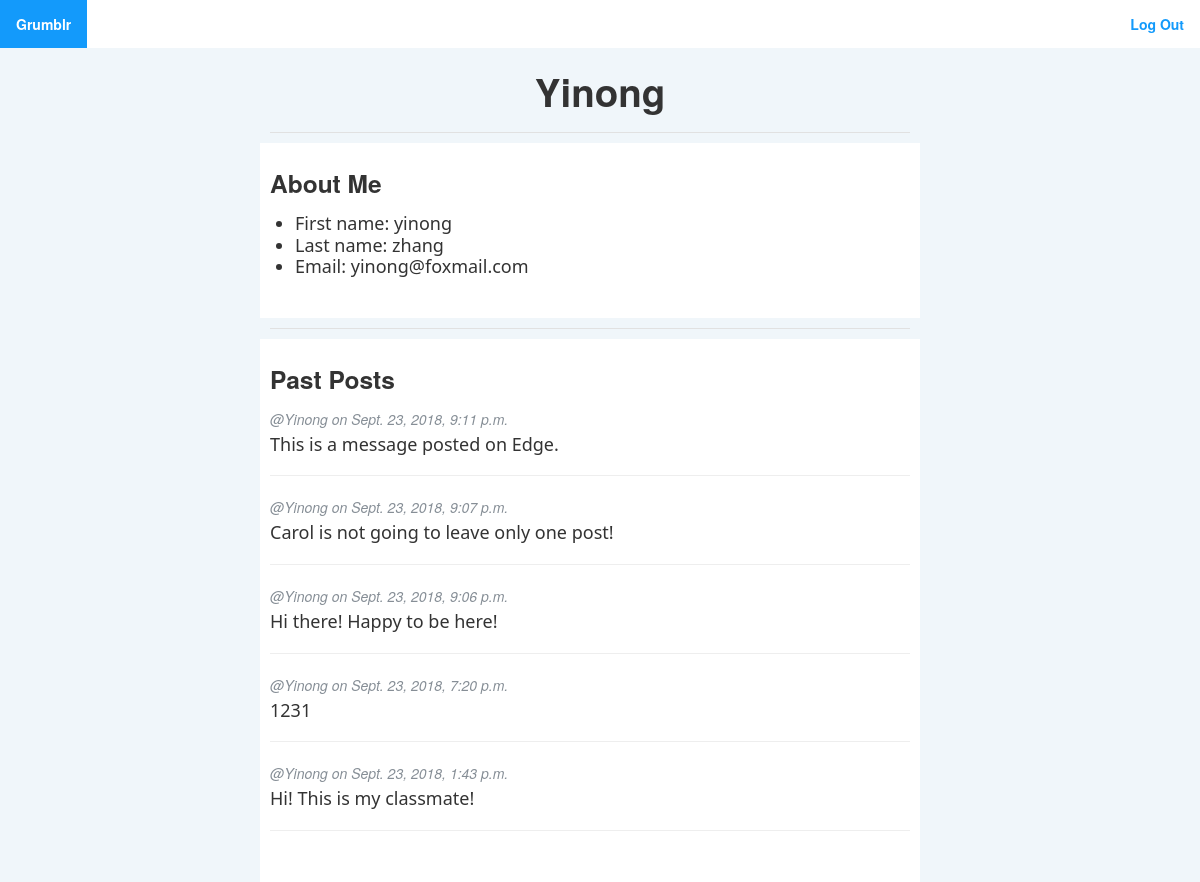
The app's page /profile/Yinong/ (signed in) with its own data.
### grumblr/models.py (models this page shows, shortened)
class Post(models.Model):
    body = models.CharField(max_length=42)
    author = models.ForeignKey(User, on_delete=models.CASCADE, default=2)
    pub_date = models.DateTimeField('date published')

### grumblr/views.py (the view)
# urls.py: path('profile/<username>/', views.profile, name='profile'),
@login_required
def profile(request, username):
    user = User.objects.get(username = username)
    personal_stream = Post.objects.filter(author = user).order_by('-pub_date')[:5]
    context = {
        "user": user,
        "personal_stream": personal_stream
    }
    return render(request, 'grumblr/profile.html', context)

### grumblr/templates/grumblr/profile.html (shortened to what this page needs)
<!DOCTYPE html>
<html lang="en">
<head>
    {% load static %}
    <link href="{% static '/grumblr/vendor/bootstrap/css/bootstrap.min.css' %}" rel="stylesheet">
    <link rel="stylesheet" type="text/css" href="{% static '/grumblr/css/grumblr.css' %}">
</head>
<body>
<ul     class="mynav">
    <li class="mynav" style="float: left;"> <a href="{% url 'grumblr:home' %}">Grumblr</a></li>
    <li class="mynav" style="float: right;"><a href="{% url 'grumblr:logout' %}">Log Out</a></li>
</ul>
<header class="bg-primary text-white">
    <div class="col-lg-6 max-auto container text-center">
        <h1>{{ user.username }}</h1>
    </div>
</header>
<div class="container">
    <div class="row">
        <div class="col-lg-8 mx-auto">
            <hr class="myhr"/>
        </div>
    </div>
</div>
<section id="info">
    <div class="container">
        <div class="row">
            <div class="col-lg-8 mx-auto" style="background-color: #FFFFFF; border: #FFFFFF solid 10px; border-bottom: #FFFFFF solid 30px">
                <h3>About Me</h3>
                    <ul class="mynormfont">
                        <li>First name:     {{ user.first_name }}   </li>
                        <li>Last name:      {{ user.last_name }}    </li>
                        <li>Email:          {{ user.email }}        </li>
                    </ul>
            </div>
        </div>
    </div>
</section>
<div class="container">
    <div class="row">
        <div class="col-lg-8 mx-auto">
            <hr class="myhr"/>
        </div>
    </div>
</div>
<section id="post">
    <div class="container">
        <div class="row">
            <div class="col-lg-8 mx-auto" style="background-color: #FFFFFF; border: #FFFFFF solid 10px; border-bottom: #FFFFFF solid 30px">
                <h3>Past Posts</h3>
                {% for posts in personal_stream %}
                <div class="post-preview">
                    <p class="post-meta">
                        @{{ posts.author.username }}
                        on {{ posts.pub_date }}
                    </p>
                        <p class="post-subtitle">
                            {{ posts.body }}
                            <br/>
                        </p>
                </div>
                <hr/>
                {% endfor %}
            </div>
        </div>
    </div>
</section>
</body>
</html>

### grumblr/static/grumblr/css/grumblr.css (style rules this page uses)
body { background-color: #f0f6fa; }
.myhr { margin-top:10px; margin-bottom:10px; *margin: 0; border: 0; color: #e1e1e1; background-color: #e1e1e1; height: 1px }
.mynormfont { font-size: 18px; font-family: "Segoe UI", Segoe, serif ; line-height: 120%; font-weight: 400; }
ul.mynormfont>li { line-height: 120%; }
ul.mynav { list-style-type: none; margin: 0; padding: 0; overflow: hidden; background-color: #FFFFFF; margin-bottom: 14px; }
li.mynav a { display: block; color: #139afb; text-align: center; font-weight: bold; padding: 14px 16px; text-decoration: none; }
.col-lg-6 { -ms-flex: 0 0 54.666667%; flex: 0 0 56.666667%; max-width: 54.666667%; }
.col-lg-8 { -ms-flex: 0 0 66.666667%; flex: 0 0 66.666667%; max-width: 66.666667%; }
.mr-auto, .mx-auto { margin-right: auto !important; }
.ml-auto, .mx-auto { margin-left: auto !important; }
.post-preview .post-subtitle { font-weight: 400; margin: -5px 0 10px; font-size: 18px; font-family: "Segoe UI", Segoe, serif ; line-height: 120%; }
.post-preview > .post-meta { font-size: 14px; font-style: italic; margin-top: 0; color: #868e96; }

### records on screen
Post: author.username "Yinong", pub_date "Sept. 23, 2018, 9:11 p.m.", body "This is a message posted on Edge."
Post: author.username "Yinong", pub_date "Sept. 23, 2018, 9:07 p.m.", body "Carol is not going to leave only one post!"
Post: author.username "Yinong", pub_date "Sept. 23, 2018, 9:06 p.m.", body "Hi there! Happy to be here!"
Post: author.username "Yinong", pub_date "Sept. 23, 2018, 7:20 p.m.", body "1231"
Post: author.username "Yinong", pub_date "Sept. 23, 2018, 1:43 p.m.", body "Hi! This is my classmate!"

### other values on screen
{{ user.username }} "Yinong"
{{ user.first_name }} "yinong"
{{ user.last_name }} "zhang"
{{ user.email }} "yinong@foxmail.com"
